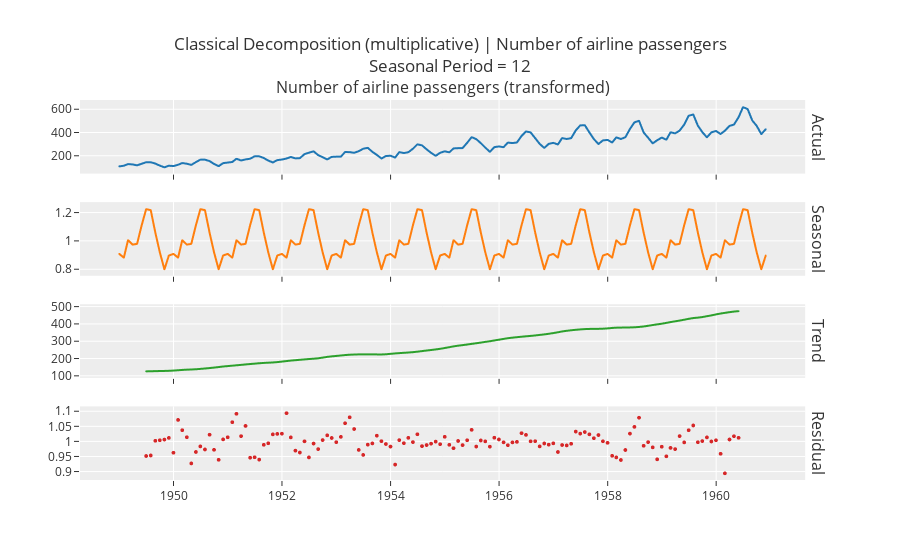

Notebook cell for this chart:
### Code cell
plot_model(plot = 'decomp', data_kwargs = {'type' : 'multiplicative'})

### Figure 1 — Plotly figure (JSON) as saved in the notebook; plotly's stock layout.template omitted (floating-point values rounded to 4 significant figures; data arrays with more than 128 entries replaced by an {"elided": "..."} marker saying what was removed)
{"data": [{"line": {"color": "rgb(31, 119, 180)", "width": 2}, "marker": {"size": 2}, "mode": "lines+markers", "name": "Actual", "type": "scattergl", "x": {"elided": "144 str values"}, "xaxis": "x", "y": {"elided": "144 int values"}, "yaxis": "y"}, {"line": {"color": "rgb(255, 127, 14)", "width": 2}, "marker": {"size": 2}, "mode": "lines+markers", "name": "Seasonal", "type": "scattergl", "x": {"elided": "144 str values"}, "xaxis": "x2", "y": {"elided": "144 float values"}, "yaxis": "y2"}, {"line": {"color": "rgb(44, 160, 44)", "width": 2}, "marker": {"size": 2}, "mode": "lines+markers", "name": "Trend", "type": "scattergl", "x": {"elided": "144 str values"}, "xaxis": "x3", "y": {"elided": "144 float values"}, "yaxis": "y3"}, {"line": {"color": "rgb(214, 39, 40)", "width": 2}, "marker": {"size": 4}, "mode": "markers", "name": "Residuals", "type": "scattergl", "x": {"elided": "144 str values"}, "xaxis": "x4", "y": {"elided": "144 float values"}, "yaxis": "y4"}], "layout": {"annotations": [{"font": {"size": 16}, "showarrow": false, "text": "Number of airline passengers (transformed)", "x": 0.49, "xanchor": "center", "xref": "paper", "y": 1, "yanchor": "bottom", "yref": "paper"}, {"font": {"size": 16}, "showarrow": false, "text": "Actual", "textangle": 90, "x": 0.98, "xanchor": "left", "xref": "paper", "y": 0.9031, "yanchor": "middle", "yref": "paper"}, {"font": {"size": 16}, "showarrow": false, "text": "Seasonal", "textangle": 90, "x": 0.98, "xanchor": "left", "xref": "paper", "y": 0.6344, "yanchor": "middle", "yref": "paper"}, {"font": {"size": 16}, "showarrow": false, "text": "Trend", "textangle": 90, "x": 0.98, "xanchor": "left", "xref": "paper", "y": 0.3656, "yanchor": "middle", "yref": "paper"}, {"font": {"size": 16}, "showarrow": false, "text": "Residual", "textangle": 90, "x": 0.98, "xanchor": "left", "xref": "paper", "y": 0.09688, "yanchor": "middle", "yref": "paper"}], "showlegend": false, "title": {"text": "Classical Decomposition (multiplicative) | Number of airline passengers<br>Seasonal Period = 12"}, "xaxis": {"anchor": "y", "domain": [0, 0.98], "matches": "x4", "showticklabels": false}, "xaxis2": {"anchor": "y2", "domain": [0, 0.98], "matches": "x4", "showticklabels": false}, "xaxis3": {"anchor": "y3", "domain": [0, 0.98], "matches": "x4", "showticklabels": false}, "xaxis4": {"anchor": "y4", "domain": [0, 0.98]}, "yaxis": {"anchor": "x", "domain": [0.8063, 1]}, "yaxis2": {"anchor": "x2", "domain": [0.5375, 0.7312]}, "yaxis3": {"anchor": "x3", "domain": [0.2687, 0.4625]}, "yaxis4": {"anchor": "x4", "domain": [0, 0.1938]}}}
